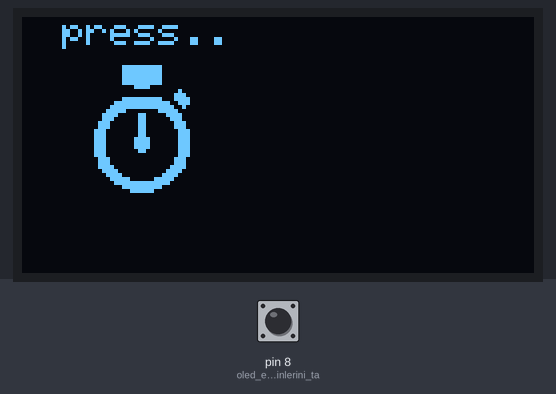
Recording of a sketch running on a simulated Arduino Uno, built with avr-gcc and run on an emulated ATmega328P. Shown: 128×64 one-colour display. The test bench sets the inputs (shaded band); at power-on: pin 8 (oled_ekranın_pinlerini_ta) HIGH. The display library's start-up logo is not drawn.

Above: at 2.0 s.
2.1 s: pin 8 (oled_ekranın_pinlerini_ta) pulled LOW for 0.15 s
At 2.29 s:
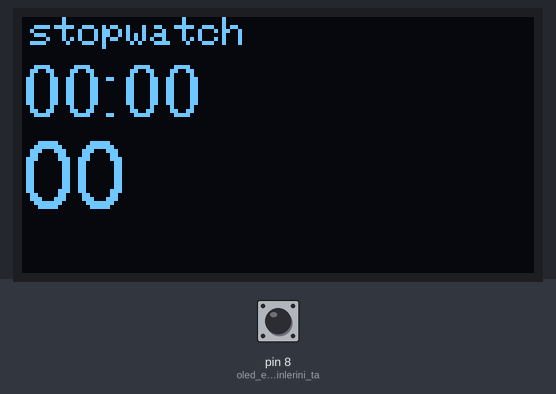
4.6 s: pin 8 (oled_ekranın_pinlerini_ta) pulled LOW for 1 s
At 5.8 s:
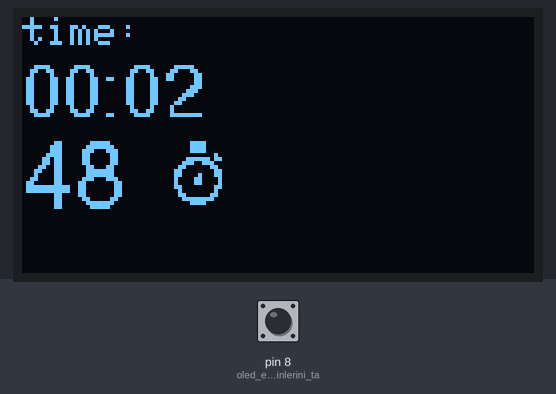
7.1 s: pin 8 (oled_ekranın_pinlerini_ta) pulled LOW for 0.15 s
At 7.4 s:
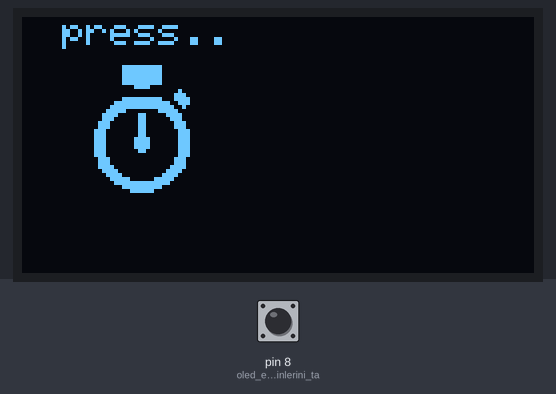
8.7 s: pin 8 (oled_ekranın_pinlerini_ta) pulled LOW for 1 s
At 9.22 s:
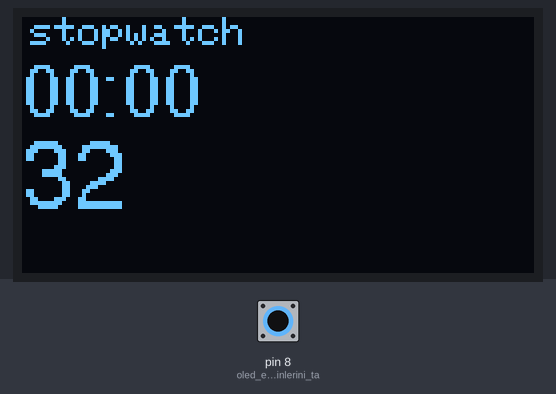
Timing chart, 0 to 11.7 s (numbered marks = the images above; inputs shaded):
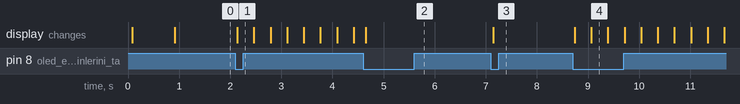

The sketch:

kronometre.ino
```cpp
#include <SPI.h>
#include <Wire.h>
#include <Adafruit_GFX.h>
#include <Adafruit_SSD1306.h>      //Kütüphaneyi tanımladık
#include <Fonts/FreeSans9pt7b.h>
#include <Fonts/FreeSans18pt7b.h>
#include <Fonts/FreeSans12pt7b.h>


// SCL GPIO5
// SDA GPIO4
#define OLED_RESET 0  // GPIO0
Adafruit_SSD1306 display(OLED_RESET);


const unsigned char PROGMEM icon [] = {
0x00, 0x1F, 0xF8, 0x00, 0x00, 0x1F, 0xF8, 0x00, 0x00, 0x1F, 0xF8, 0x00, 0x00, 0x1F, 0xF8, 0x00,
0x00, 0x1F, 0xF8, 0x00, 0x00, 0x03, 0xC0, 0x00, 0x00, 0x00, 0x00, 0x40, 0x00, 0x00, 0x00, 0xE0,
0x00, 0x1F, 0xF8, 0xF0, 0x00, 0x7F, 0xFE, 0x70, 0x00, 0xFF, 0xFF, 0x20, 0x01, 0xF0, 0x0F, 0x80,
0x03, 0xC1, 0x83, 0xC0, 0x03, 0x81, 0x81, 0xC0, 0x07, 0x01, 0x80, 0xE0, 0x07, 0x01, 0x80, 0xE0,
0x0E, 0x01, 0x80, 0x70, 0x0E, 0x01, 0x80, 0x70, 0x0E, 0x03, 0xC0, 0x70, 0x0E, 0x03, 0xC0, 0x70,
0x0E, 0x03, 0xC0, 0x70, 0x0E, 0x01, 0x80, 0x70, 0x0E, 0x00, 0x00, 0x70, 0x07, 0x00, 0x00, 0xE0,
0x07, 0x00, 0x00, 0xE0, 0x07, 0x80, 0x01, 0xE0, 0x03, 0xC0, 0x03, 0xC0, 0x01, 0xE0, 0x07, 0x80,
0x00, 0xF8, 0x1F, 0x00, 0x00, 0x7F, 0xFE, 0x00, 0x00, 0x1F, 0xF8, 0x00, 0x00, 0x07, 0xE0, 0x00

};

const unsigned char PROGMEM mali [] = {
0x03, 0xC0, 0x03, 0xC0, 0x03, 0xC0, 0x00, 0x08, 0x07, 0xEC, 0x0E, 0x70, 0x18, 0x18, 0x30, 0x0C,
0x30, 0x8C, 0x21, 0x84, 0x21, 0x84, 0x30, 0x0C, 0x10, 0x08, 0x18, 0x18, 0x0F, 0xF0, 0x03, 0xC0
};


#if (SSD1306_LCDHEIGHT != 64)
#error("Height incorrect, please fix Adafruit_SSD1306.h!");   //oled ekranın büyüklüğünü ayarladık
#endif


void setup()   {
  pinMode(8,INPUT_PULLUP);                                    // oled ekranın pinlerini tanımladık
  display.begin(SSD1306_SWITCHCAPVCC, 0x3C);
  display.display();


  display.clearDisplay();
  display.setFont(&FreeSans9pt7b);                            // oled ekranın fontunu tanımladık

  display.setTextColor(WHITE);   // Yazı renklerini tanımladık
  display.setCursor(0,0);
  display.print("danko");
    display.display();
    delay(800);
}
int poz=1;
int broj=1;
int kretanjeY=30;

int sec1=0;
int min1=0;
unsigned long msec=0;
unsigned long mili=0;      // Saniyeyi dakikayı saati tanımladık ve başlama sürelerini belirttik
int pres=0;
int fase=0;
int start=0;
unsigned long tim=0;
void loop()
  {
      display.clearDisplay();
      if(digitalRead(8)==0)
      {
        if(pres==0)
           {
            fase=fase+1;
            pres=1;
            if(fase>2)
            fase=0;
            }

        }else{pres=0;}

     if(fase==0)
      {
        display.setFont();
      display.setCursor(10,0);
      display.print("press..");
      display.drawBitmap(14, 12,  icon, 32, 32, 1);

      sec1=0;
      min1=0;
      tim=0;
      mili=0;
      msec=0;
      start=0;
      }

      if(fase==1)
      {
        display.clearDisplay();
        display.setFont();
        display.setCursor(2,0);          // Ekranda gözüken yazıyı belirttik
        display.print("stopwatch");
        display.setFont(&FreeSans9pt7b);

        if(start==0)
          {
            start=1;
            tim=millis();
          }
       msec=(millis()-tim);


        min1=msec/60000;


        if((msec/1000)>59)                        // 60 saniyenin 1 dakika olduğunu vb. tanıttık
           {
            sec1=(msec/1000)-(min1*60);
            }else{
              sec1=msec/1000;
              }

          mili=(msec%1000)/10;

           display.setCursor(0,24);
           if(min1<=9)
           {
            display.print("0");
            display.print(min1);
            }else {display.print(min1);}

            display.print(":");

             if(sec1<=9)
           {
            display.print("0");
            display.print(sec1);
            }else {display.print(sec1);}
            display.setFont(&FreeSans12pt7b);
            display.setCursor(0,47);

                  if(mili<=9)
           {
            display.print("0");
            display.print(mili);
            }else {display.print(mili);}


       }

if(fase==2)
{
     display.clearDisplay();
        display.setFont();
        display.setCursor(0,0);
        display.print("time:");
        display.setFont(&FreeSans9pt7b);
        display.setCursor(0,24);
           if(min1<=9)
           {
            display.print("0");
            display.print(min1);
            }else {display.print(min1);}

            display.print(":");

             if(sec1<=9)
           {
            display.print("0");
            display.print(sec1);
            }else {display.print(sec1);}
            display.setFont(&FreeSans12pt7b);
            display.setCursor(0,47);

                  if(mili<=9)
           {
            display.print("0");
            display.print(mili);
            }else {display.print(mili);}
             display.drawBitmap(36, 31,  mali, 16, 16, 1);


  }


      display.display();
  }
```

Measured:
- after the input at 2.1 s, the display: changes at once (image 1)
- after the input at 4.6 s, the display: changes after 0.05 s (image 2)
- after the input at 7.1 s, the display: changes at once (image 3)
- after the input at 8.7 s, the display: first changes at once (image 4 shows a later state)
